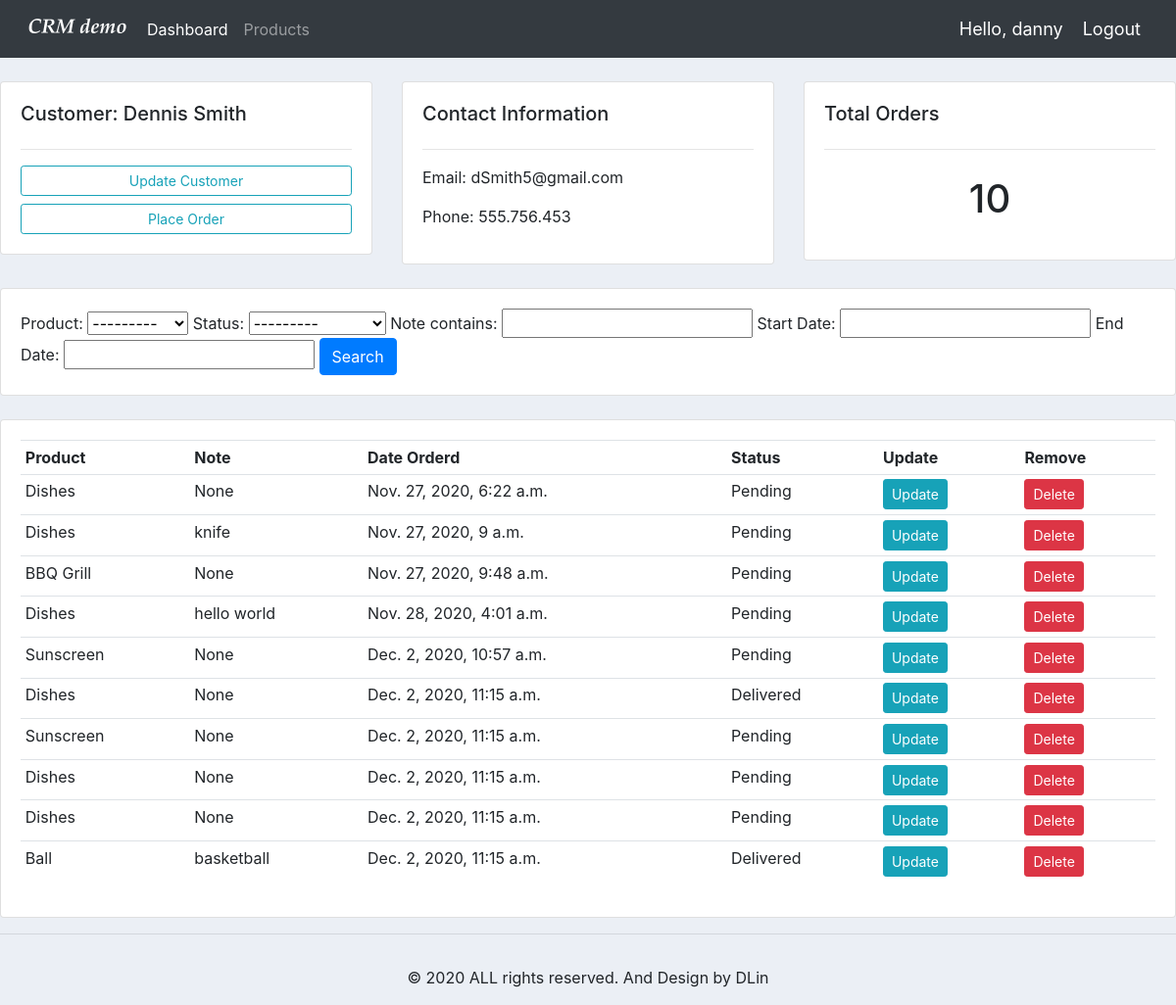
The app's page /customer/1/ (signed in) with its own data.
### accounts/models.py (models this page shows, shortened)
class Customer(models.Model):
	user = models.OneToOneField(User, null=True, blank=True, on_delete=models.CASCADE)
	name = models.CharField(max_length=200, null=True)
	phone = models.CharField(max_length=200, null=True)
	email = models.CharField(max_length=200, null=True)
	profile_pic = models.ImageField(default="profile1.png", null=True, blank=True)
	date_created = models.DateTimeField(auto_now_add=True, null=True)

class Order(models.Model):
	STATUS = (
		('Pending', 'Pending'),
		('Out for delivery', 'Out for delivery'),
		('Delivered', 'Delivered'),
		)
	customer = models.ForeignKey(Customer, null=True, on_delete= models.SET_NULL)
	product = models.ForeignKey(Product, null=True, on_delete= models.SET_NULL)
	date_created = models.DateTimeField(auto_now_add=True, null=True)
	status = models.CharField(max_length=200, null=True, choices=STATUS)
	note = models.CharField(max_length=1000, null=True)

class Product(models.Model):
	CATEGORY = (
		('Indoor', 'Indoor'),
		('Out Door', 'Out Door'),
		)
	name = models.CharField(max_length=200, null=True)
	price = models.FloatField(null=True)
	category = models.CharField(max_length=200, null=True, choices=CATEGORY)
	description = models.CharField(max_length=200, null=True, blank=True)
	date_created = models.DateTimeField(auto_now_add=True, null=True)
	tags = models.ManyToManyField(Tag)
	def __str__(self):
		return str(self.name)

### accounts/decorators.py (the view)
		def wrapper_func(request, *args, **kwargs):
			group = None
			if request.user.groups.exists():
				group = request.user.groups.all()[0].name
			if group in allowed_roles:
				return view_func(request, *args, **kwargs)
			else:
				return HttpResponse('You are not authorized to view this page')

### accounts/views.py (called while the page is built)
@login_required(login_url='login')
@allowed_users(allowed_roles=['admin'])
def customer(request, pk):
	customer = Customer.objects.get(id=pk)
	orders = customer.order_set.all()
	order_count = orders.count()
	myFilter = OrderFilter(request.GET, queryset=orders)
	orders = myFilter.qs
	context = {
			'customer': customer,
			'orders': orders,
			'order_count': order_count,
			'myFilter': myFilter
			}
	return render(request, 'accounts/customer.html', context)

### accounts/templates/accounts/customer.html
{% extends 'accounts/main.html' %}
{% block content %}
<br>
<div class="row">
	<div class="col-md">
		<div class="card card-body">
			<h5>Customer: {{ customer.name }}</h5>
			<hr>
			<a class="btn btn-outline-info  btn-sm btn-block" href="">Update Customer</a>
			<a class="btn btn-outline-info  btn-sm btn-block" href="{% url 'create_order' customer.id %}">Place Order</a>
		</div>
	</div>
	<div class="col-md">
		<div class="card card-body">
			<h5>Contact Information</h5>
			<hr>
			<p>Email: {{ customer.email }}</p>
			<p>Phone: {{ customer.phone }}</p>
		</div>
	</div>
	<div class="col-md">
		<div class="card card-body">
			<h5>Total Orders</h5>
			<hr>
			<h1 style="text-align: center;padding: 10px">{{ order_count }}</h1>
		</div>
	</div>
</div>
<br>
<div class="row">
	<div class="col">
		<div class="card card-body">
			<form method="get">
				{{ myFilter.form.product.label }}: {{ myFilter.form.product }}
				{{ myFilter.form.status.label }}: {{ myFilter.form.status }}
				{{ myFilter.form.note.label }}: {{ myFilter.form.note }}
				Start Date: {{ myFilter.form.start_date }}
				End Date: {{ myFilter.form.end_date }}
		    <button class="btn btn-primary" type="submit">Search</button>
		  </form>
		</div>
	</div>
</div>
<br>
<div class="row">
	<div class="col-md">
		<div class="card card-body">
			<table class="table table-sm">
				<tr>
					<th>Product</th>
					<th>Note</th>
					<th>Date Orderd</th>
					<th>Status</th>
					<th>Update</th>
					<th>Remove</th>
				</tr>
				{% for order in orders %}
					<tr>
						<td>{{ order.product }}</td>
						<td>{{ order.note }}</td>
						<td>{{ order.date_created }}</td>
						<td>{{ order.status }}</td>
						<td><a class="btn btn-sm btn-info" href="{% url 'update_order' order.id %}">Update</a></td>
						<td><a class="btn btn-sm btn-danger" href="{% url 'delete_order' order.id %}">Delete</a></td>
					</tr>
				{% endfor %}
			</table>
		</div>
	</div>
</div>
{% endblock %}

### accounts/templates/accounts/navbar.html (shortened to what this page needs)
{% load static %}
<nav class="navbar navbar-expand-lg navbar-dark bg-dark">
  <img src="{% static 'images/logo.png' %}">
  <div class="collapse navbar-collapse" id="navbarNav">
    <ul class="navbar-nav">
      {% if request.user.is_staff %}
      <li class="nav-item active">
        <a class="nav-link" href="{% url 'home' %}">Dashboard</a>
      </li>
      <li class="nav-item">
        <a class="nav-link" href="{% url 'products' %}">Products</a>
      </li>
      {% else %}
      <li class="nav-item">
        <a class="nav-link" href="{% url 'account' %}">Settings</a>
      </li>
      {% endif %}
    </ul>
  </div>
  <span class="hello-msg">Hello, {{request.user}}</span>
  <span><a class="hello-msg" href="{% url 'logout' %}">Logout</a></span>
</nav>

### static/css/main.css (style rules this page uses)
body { background-color: #ebeff5; }

### accounts/templates/accounts/navbar.html (style rules this page uses)
.hello-msg { font-size: 18px; color: #fff; margin-right: 20px; }

### records on screen
Customer: name "Dennis Smith", email "dSmith5@gmail.com", phone "555.756.453"
Order: product "Dishes", note "None", date_created "Nov. 27, 2020, 6:22 a.m.", status "Pending"
Order: product "Dishes", note "knife", date_created "Nov. 27, 2020, 9 a.m.", status "Pending"
Order: product "BBQ Grill", note "None", date_created "Nov. 27, 2020, 9:48 a.m.", status "Pending"
Order: product "Dishes", note "hello world", date_created "Nov. 28, 2020, 4:01 a.m.", status "Pending"
Order: product "Sunscreen", note "None", date_created "Dec. 2, 2020, 10:57 a.m.", status "Pending"
Order: product "Dishes", note "None", date_created "Dec. 2, 2020, 11:15 a.m.", status "Delivered"
Order: product "Sunscreen", note "None", date_created "Dec. 2, 2020, 11:15 a.m.", status "Pending"
Order: product "Dishes", note "None", date_created "Dec. 2, 2020, 11:15 a.m.", status "Pending"
Order: product "Dishes", note "None", date_created "Dec. 2, 2020, 11:15 a.m.", status "Pending"
Order: product "Ball", note "basketball", date_created "Dec. 2, 2020, 11:15 a.m.", status "Delivered"

### other values on screen
{{ request.user }} "danny"
{{ order_count }} "10"
{{ myFilter.form.product.label }} "Product"
{{ myFilter.form.status.label }} "Status"
{{ myFilter.form.note.label }} "Note contains"
